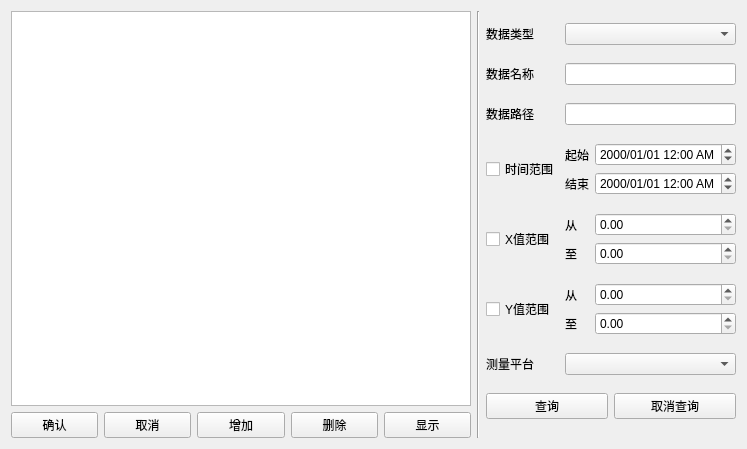
<?xml version="1.0" encoding="UTF-8"?>
<ui version="4.0">
 <class>database</class>
 <widget class="QWidget" name="database">
  <property name="geometry">
   <rect>
    <x>0</x>
    <y>0</y>
    <width>747</width>
    <height>449</height>
   </rect>
  </property>
  <property name="windowTitle">
   <string>数据库</string>
  </property>
  <layout class="QHBoxLayout" name="horizontalLayout" stretch="5,0,0">
   <item>
    <layout class="QGridLayout" name="gridLayout">
     <item row="1" column="3">
      <widget class="QPushButton" name="pushButton_delete">
       <property name="text">
        <string>删除</string>
       </property>
      </widget>
     </item>
     <item row="1" column="1">
      <widget class="QPushButton" name="pushButton_cancel">
       <property name="text">
        <string>取消</string>
       </property>
      </widget>
     </item>
     <item row="1" column="0">
      <widget class="QPushButton" name="pushButton_update">
       <property name="text">
        <string>确认</string>
       </property>
      </widget>
     </item>
     <item row="1" column="2">
      <widget class="QPushButton" name="pushButton_add">
       <property name="text">
        <string>增加</string>
       </property>
      </widget>
     </item>
     <item row="1" column="4">
      <widget class="QPushButton" name="pushButton_show">
       <property name="text">
        <string>显示</string>
       </property>
      </widget>
     </item>
     <item row="0" column="0" colspan="5">
      <widget class="QTableView" name="tableView"/>
     </item>
    </layout>
   </item>
   <item>
    <widget class="Line" name="line">
     <property name="orientation">
      <enum>Qt::Vertical</enum>
     </property>
    </widget>
   </item>
   <item>
    <layout class="QGridLayout" name="gridLayout_2" columnstretch="2,0">
     <item row="0" column="0">
      <widget class="QLabel" name="label">
       <property name="layoutDirection">
        <enum>Qt::LeftToRight</enum>
       </property>
       <property name="text">
        <string>数据类型</string>
       </property>
      </widget>
     </item>
     <item row="5" column="1">
      <layout class="QGridLayout" name="gridLayout_5" columnstretch="1,6">
       <item row="0" column="1">
        <widget class="QDoubleSpinBox" name="doubleSpinBox_ymin"/>
       </item>
       <item row="0" column="0">
        <widget class="QLabel" name="label_11">
         <property name="text">
          <string>从</string>
         </property>
        </widget>
       </item>
       <item row="1" column="0">
        <widget class="QLabel" name="label_12">
         <property name="text">
          <string>至</string>
         </property>
        </widget>
       </item>
       <item row="1" column="1">
        <widget class="QDoubleSpinBox" name="doubleSpinBox_ymax"/>
       </item>
      </layout>
     </item>
     <item row="0" column="1">
      <widget class="MultiComboBox" name="comboBox_datatype"/>
     </item>
     <item row="3" column="1">
      <layout class="QGridLayout" name="gridLayout_3" columnstretch="1,6">
       <item row="0" column="0">
        <widget class="QLabel" name="label_5">
         <property name="text">
          <string>起始</string>
         </property>
        </widget>
       </item>
       <item row="0" column="1">
        <widget class="QDateTimeEdit" name="dateTimeEdit_begin">
         <property name="displayFormat">
          <string>yyyy/MM/dd hh:mm AP</string>
         </property>
        </widget>
       </item>
       <item row="1" column="0">
        <widget class="QLabel" name="label_6">
         <property name="text">
          <string>结束</string>
         </property>
        </widget>
       </item>
       <item row="1" column="1">
        <widget class="QDateTimeEdit" name="dateTimeEdit_end">
         <property name="displayFormat">
          <string>yyyy/MM/dd hh:mm AP</string>
         </property>
        </widget>
       </item>
      </layout>
     </item>
     <item row="4" column="1">
      <layout class="QGridLayout" name="gridLayout_4" columnstretch="1,6">
       <item row="0" column="1">
        <widget class="QDoubleSpinBox" name="doubleSpinBox_xmin"/>
       </item>
       <item row="0" column="0">
        <widget class="QLabel" name="label_8">
         <property name="text">
          <string>从</string>
         </property>
        </widget>
       </item>
       <item row="1" column="0">
        <widget class="QLabel" name="label_9">
         <property name="text">
          <string>至</string>
         </property>
        </widget>
       </item>
       <item row="1" column="1">
        <widget class="QDoubleSpinBox" name="doubleSpinBox_xmax"/>
       </item>
      </layout>
     </item>
     <item row="6" column="1">
      <widget class="MultiComboBox" name="comboBox_platform"/>
     </item>
     <item row="2" column="0">
      <widget class="QLabel" name="label_3">
       <property name="layoutDirection">
        <enum>Qt::LeftToRight</enum>
       </property>
       <property name="text">
        <string>数据路径</string>
       </property>
      </widget>
     </item>
     <item row="2" column="1">
      <widget class="QLineEdit" name="lineEdit_path"/>
     </item>
     <item row="4" column="0">
      <widget class="QCheckBox" name="checkBox_x">
       <property name="text">
        <string>X值范围</string>
       </property>
      </widget>
     </item>
     <item row="5" column="0">
      <widget class="QCheckBox" name="checkBox_y">
       <property name="text">
        <string>Y值范围</string>
       </property>
      </widget>
     </item>
     <item row="6" column="0">
      <widget class="QLabel" name="label_13">
       <property name="layoutDirection">
        <enum>Qt::LeftToRight</enum>
       </property>
       <property name="text">
        <string>测量平台</string>
       </property>
      </widget>
     </item>
     <item row="3" column="0">
      <widget class="QCheckBox" name="checkBox_time">
       <property name="text">
        <string>时间范围</string>
       </property>
      </widget>
     </item>
     <item row="1" column="0">
      <widget class="QLabel" name="label_2">
       <property name="layoutDirection">
        <enum>Qt::LeftToRight</enum>
       </property>
       <property name="text">
        <string>数据名称</string>
       </property>
      </widget>
     </item>
     <item row="1" column="1">
      <widget class="QLineEdit" name="lineEdit_name"/>
     </item>
     <item row="7" column="0" colspan="2">
      <layout class="QHBoxLayout" name="horizontalLayout_4">
       <item>
        <widget class="QPushButton" name="pushButton_filter">
         <property name="text">
          <string>查询</string>
         </property>
        </widget>
       </item>
       <item>
        <widget class="QPushButton" name="pushButton_cancelfilter">
         <property name="text">
          <string>取消查询</string>
         </property>
        </widget>
       </item>
      </layout>
     </item>
    </layout>
   </item>
  </layout>
 </widget>
 <customwidgets>
  <customwidget>
   <class>MultiComboBox</class>
   <extends>QComboBox</extends>
   <header>utils.h</header>
  </customwidget>
 </customwidgets>
 <resources/>
 <connections/>
</ui>
